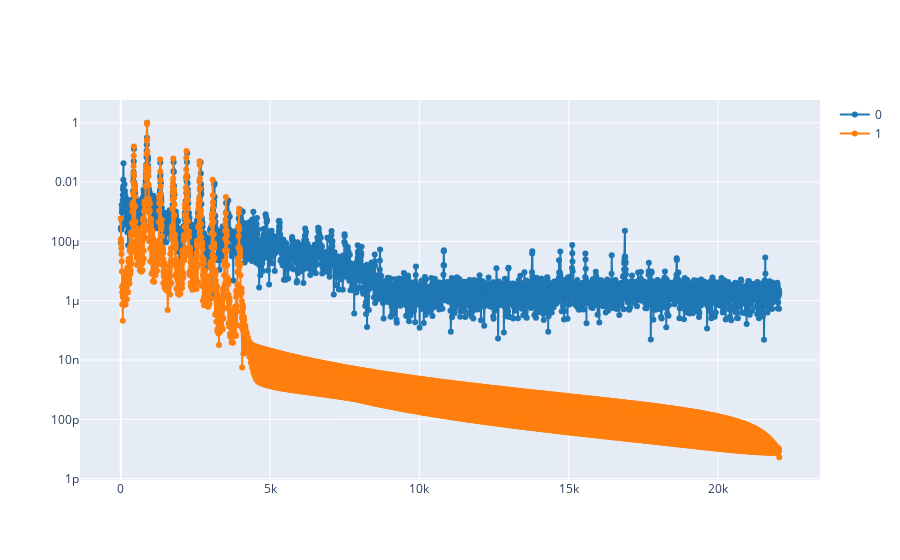

The notebook cell saved with this chart:
### Markdown cell above
2.2. Calculate the spectrogram of the synthesized signal `S_synt`; and compare the spectrums of both signals at the same time using `plot_spectrum_at(ff, tt, [S_ref, S_synt], time)`, where `S_ref`is spectrogram of the reference signal.

**Note:** use the same window length to calculate both spectrograms.

### Code cell
# Write the code here
ff, tt, S_ref = signal.spectrogram(ref, fs, nperseg=window_length, noverlap=window_length/2)
_ff, _tt, S_synt = signal.spectrogram(y, fs, nperseg=window_length, noverlap=window_length/2)

# plot the spectrum
plot_spectrum_at(ff, tt, [S_ref, S_synt], 0.5)

### Figure 1 — Plotly figure (JSON) as saved in the notebook; plotly's stock layout.template omitted (floating-point values rounded to 4 significant figures; data arrays with more than 128 entries replaced by an {"elided": "..."} marker saying what was removed)
{"data": [{"line": {"color": "#1f77b4", "shape": "linear"}, "mode": "lines+markers", "name": "0", "type": "scatter", "x": {"elided": "4097 float values"}, "y": {"elided": "4097 float values"}}, {"line": {"color": "#ff7f0e", "shape": "linear"}, "mode": "lines+markers", "name": "1", "type": "scatter", "x": {"elided": "4097 float values"}, "y": {"elided": "4097 float values"}}], "layout": {"yaxis": {"type": "log"}}}
